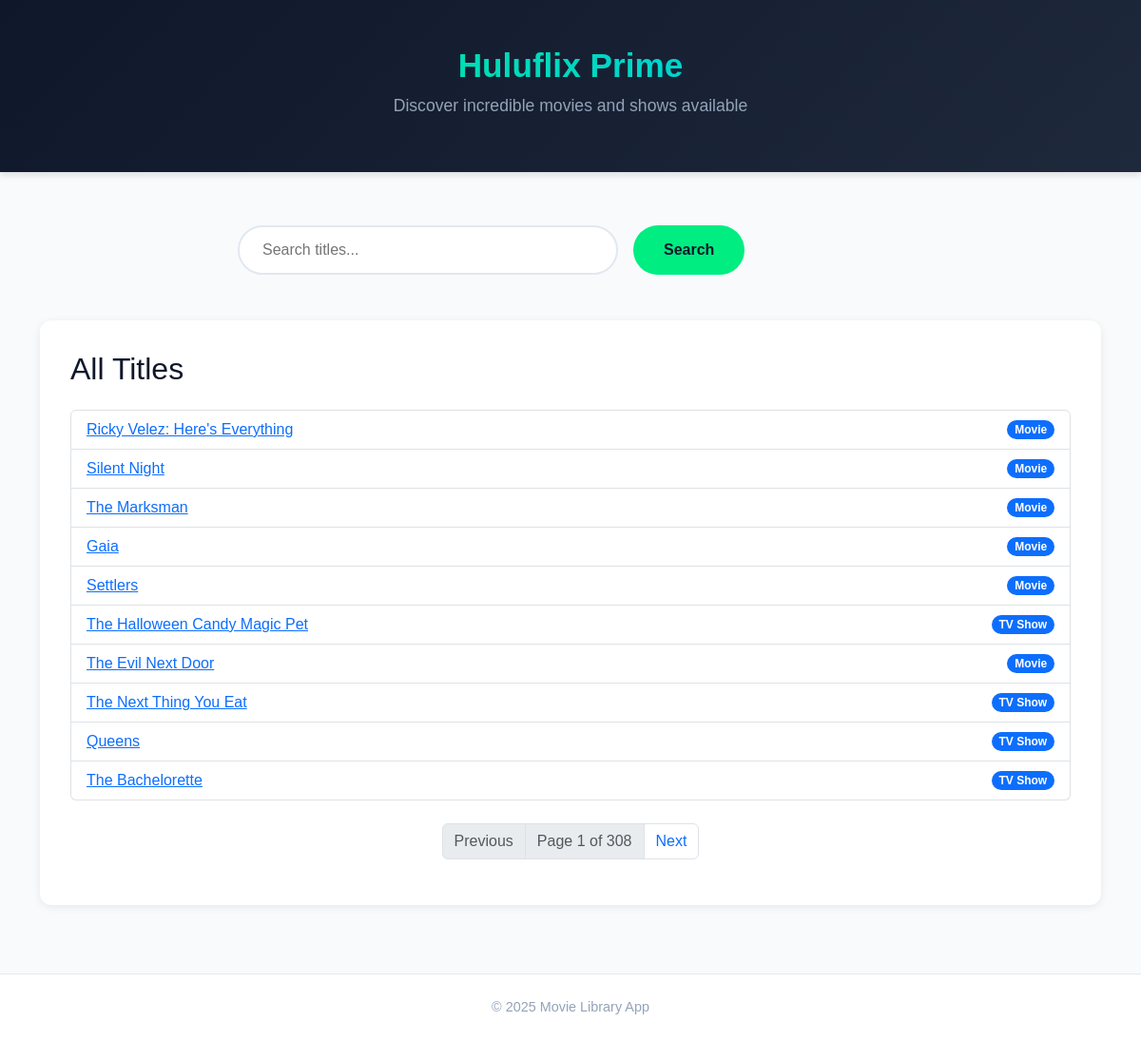
The page / on the database its author committed.
### models.py (models this page shows)
class Title(db.Model):
    id = db.Column(db.String, primary_key=True)
    type = db.Column(db.String)
    title = db.Column(db.String)
    country = db.Column(db.String)
    date_added = db.Column(db.String)
    release_year = db.Column(db.Integer)
    rating = db.Column(db.String)
    duration = db.Column(db.String)
    description = db.Column(db.String)
    poster_url = db.Column(db.String)
    genres = db.relationship('Genre', secondary='title_genre', back_populates='titles')

### app.py (the view)
@app.route('/')
@app.route('/page/<int:page>')
def index(page=1):
    per_page = 10
    pagination = Title.query.paginate(page=page, per_page=per_page, error_out=False)
    return render_template('index.html', titles=pagination.items, pagination=pagination)

### templates/index.html
{% extends "base.html" %}
{% block content %}
<h2 class="mb-4">All Titles</h2>
<ul class="list-group">
    {% for title in titles %}
    <li class="list-group-item d-flex justify-content-between align-items-center">
        <a href="{{ url_for('title_detail', title_id=title.id) }}">{{ title.title }}</a>
        <span class="badge bg-primary rounded-pill">{{ title.type }}</span>
    </li>
    {% endfor %}
</ul>
<nav aria-label="Page navigation" class="mt-4">
  <ul class="pagination justify-content-center">
    {% if pagination.has_prev %}
      <li class="page-item">
        <a class="page-link" href="{{ url_for('index', page=pagination.prev_num) }}">Previous</a>
      </li>
    {% else %}
      <li class="page-item disabled">
        <span class="page-link">Previous</span>
      </li>
    {% endif %}
    <li class="page-item disabled">
      <span class="page-link">
        Page {{ pagination.page }} of {{ pagination.pages }}
      </span>
    </li>
    {% if pagination.has_next %}
      <li class="page-item">
        <a class="page-link" href="{{ url_for('index', page=pagination.next_num) }}">Next</a>
      </li>
    {% else %}
      <li class="page-item disabled">
        <span class="page-link">Next</span>
      </li>
    {% endif %}
  </ul>
</nav>
{% endblock %}

### templates/base.html (shortened to what this page needs)
<!DOCTYPE html>
<html>
<head>
    <link href="https://cdn.jsdelivr.net/npm/bootstrap@5.3.2/dist/css/bootstrap.min.css" rel="stylesheet">
    <link rel="stylesheet" href="{{ url_for('static', filename='styles.css') }}">
</head>
<body>
    <header>
        <div class="container text-center">
            <h1 class="app-title">Huluflix Prime</h1>
            <p class="tagline">Discover incredible movies and shows available</p>
        </div>
    </header>
    <main class="container my-4">
        <div class="search-container">
            <form class="search-bar" action="{{ url_for('search') }}" method="get" role="search">
                <input class="search-input" type="search" placeholder="Search titles..." aria-label="Search" name="q" value="{{ request.args.get('q', '') }}">
                <button class="search-button" type="submit">Search</button>
            </form>
        </div>
        <div class="content-area">
            {% block content %}{% endblock %}
        </div>
    </main>
    <footer>
        <div class="container">
            <div class="footer-content">
                &copy; 2025 Movie Library App
            </div>
        </div>
    </footer>
</body>
</html>

### static/styles.css (style rules this page uses)
:root { --primary: #00ED82; --primary-dark: #00D673; --dark: #0F172A; --light: #F8FAFC; --gray: #94A3B8; --light-gray: #E2E8F0; }
body { font-family: 'Poppins', sans-serif; background-color: var(--light); color: var(--dark); min-height: 100vh; display: flex; flex-direction: column; }
.search-bar input { max-width: 400px; }
header { background: linear-gradient(135deg, #0F172A 0%, #1E293B 100%); padding: 3rem 0 2.5rem; margin-bottom: 2rem; box-shadow: 0 4px 6px rgba(0, 0, 0, 0.1); }
.app-title { font-weight: 700; font-size: 2.2rem; background: linear-gradient(to right, var(--primary), #00C4FF); -webkit-background-clip: text; background-clip: text; color: transparent; margin-bottom: 0.5rem; }
.tagline { color: var(--gray); font-weight: 300; font-size: 1.1rem; }
.search-container { max-width: 700px; margin: 0 auto 3rem; }
.search-bar { display: flex; gap: 1rem; }
.search-input { flex: 1; border-radius: 50px; padding: 0.75rem 1.5rem; border: 2px solid var(--light-gray); font-size: 1rem; transition: all 0.2s ease; }
.search-button { border-radius: 50px; padding: 0.75rem 2rem; font-weight: 600; background-color: var(--primary); border: none; color: var(--dark); cursor: pointer; transition: all 0.2s ease; }
.content-area { background-color: white; border-radius: 12px; box-shadow: 0 2px 8px rgba(0, 0, 0, 0.08); padding: 2rem; margin-bottom: 3rem; }
footer { margin-top: auto; background-color: white; padding: 1.5rem 0; font-size: 0.9rem; color: var(--gray); border-top: 1px solid var(--light-gray); }
.footer-content { display: flex; justify-content: center; align-items: center; }

### rows shown on the page
Title: title "Ricky Velez: Here's Everything", type "Movie"
Title: title "Silent Night", type "Movie"
Title: title "The Marksman", type "Movie"
Title: title "Gaia", type "Movie"
Title: title "Settlers", type "Movie"
Title: title "The Halloween Candy Magic Pet", type "TV Show"
Title: title "The Evil Next Door", type "Movie"
Title: title "The Next Thing You Eat", type "TV Show"
Title: title "Queens", type "TV Show"
Title: title "The Bachelorette", type "TV Show"

### other values the page prints
{{ pagination.page }} "1"
{{ pagination.pages }} "308"
